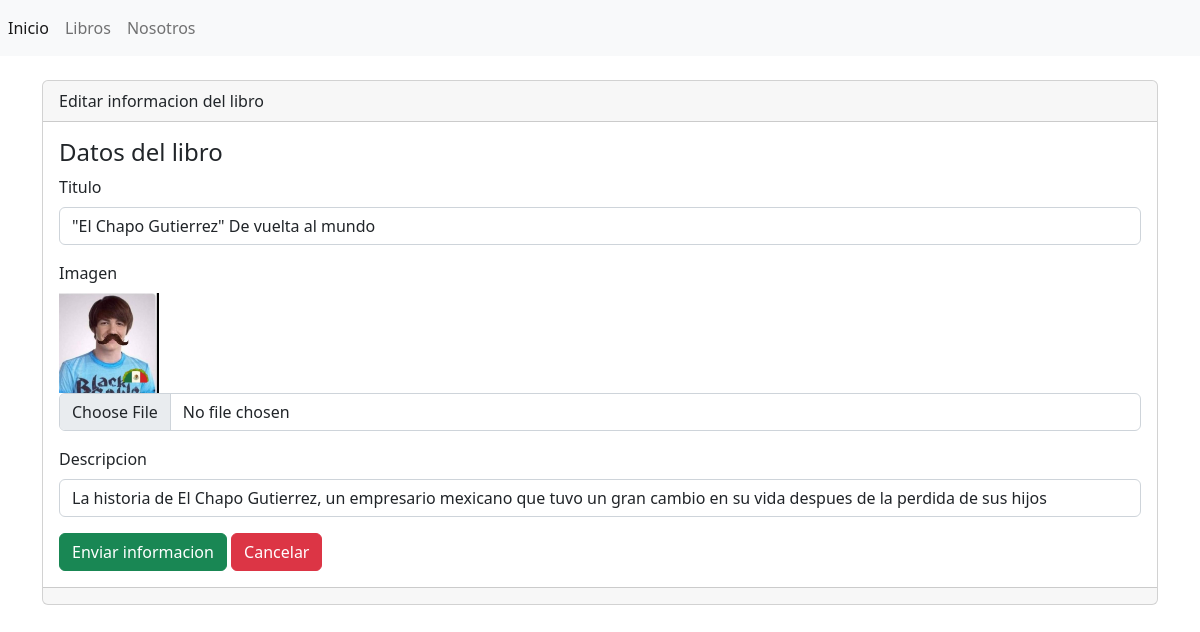
The page /editar/8 on the database its author committed.
### libreria/models.py (models this page shows, shortened)
class Libro(models.Model):
    id= models.AutoField(primary_key=True)
    titulo = models.CharField(max_length=100,verbose_name="Titulo")
    imagen = models.ImageField(upload_to='imagenes/',verbose_name="Imagen", null=True)
    descripcion = models.TextField(verbose_name="Descripcion",null=True)

### libreria/views.py (the view)
# urls.py: path('editar/<int:id>',views.editar_libro,name='editar'),
def editar_libro(request,id):
    libro = Libro.objects.get(id=id)
    formulario = LibroForm(request.POST or None,request.FILES or None, instance=libro)
    if formulario.is_valid and request.POST:
        formulario.save()
        return redirect('libros')
    return render(request,"libros/editar.html",{'formulario':formulario})

### libreria/forms.py
class LibroForm(forms.ModelForm):
    class Meta:
        model = Libro
        fields = '__all__'

### libreria/templates/libros/editar.html (shortened to what this page needs)
{% extends "base.html" %}
{% block contenido %}
<div class="card">
    <div class="card-header">
        Editar informacion del libro
    </div>
    <div class="card-body">
        <h4 class="card-title">Datos del libro</h4>
            {%include 'libros/form.html'%}
    </div>
    <div class="card-footer text-muted">
    </div>
</div>
{%endblock%}

### libreria/templates/libros/form.html (shortened to what this page needs)
<form enctype= "multipart/form-data" method='post'>
  {%for campo in formulario%}
    <div class="mb-3">
      <label for="" class="form-label">{{campo.label}}</label>
      {% if campo.field.widget.input_type == 'file' and campo.value  %}
      <br>
      <img src="{{MEDIA_URL}}/imagenes/{{campo.value}}" width='100' alt="">
      <br>
      {% endif %}
      <input
      type="{{campo.field.widget.input_type}}"
      class="form-control"
      name="{{campo.name}}"
      id=""
      aria-describedby="helpId"
      placeholder="{{campo.label}}"
      value ='{{campo.value | default:'' }}'
      />
    </div>
    {%endfor%}
    <input name="" id="" class="btn btn-success" type="submit" value="Enviar informacion">
    <a name="" id="" class="btn btn-danger" href="{% url 'libros' %}" role="button">Cancelar</a>
</form>

### rows shown on the page
Libro: titulo "\"El Chapo Gutierrez\" De vuelta al mundo" "La historia de El Chapo Gutierrez, un empresario mexicano que tuvo un gran cambio en su vida despues de la perdida de sus hijos", value (picture)

### other values the page prints
{{ campo.label }} "Titulo" "Imagen" "Descripcion"
